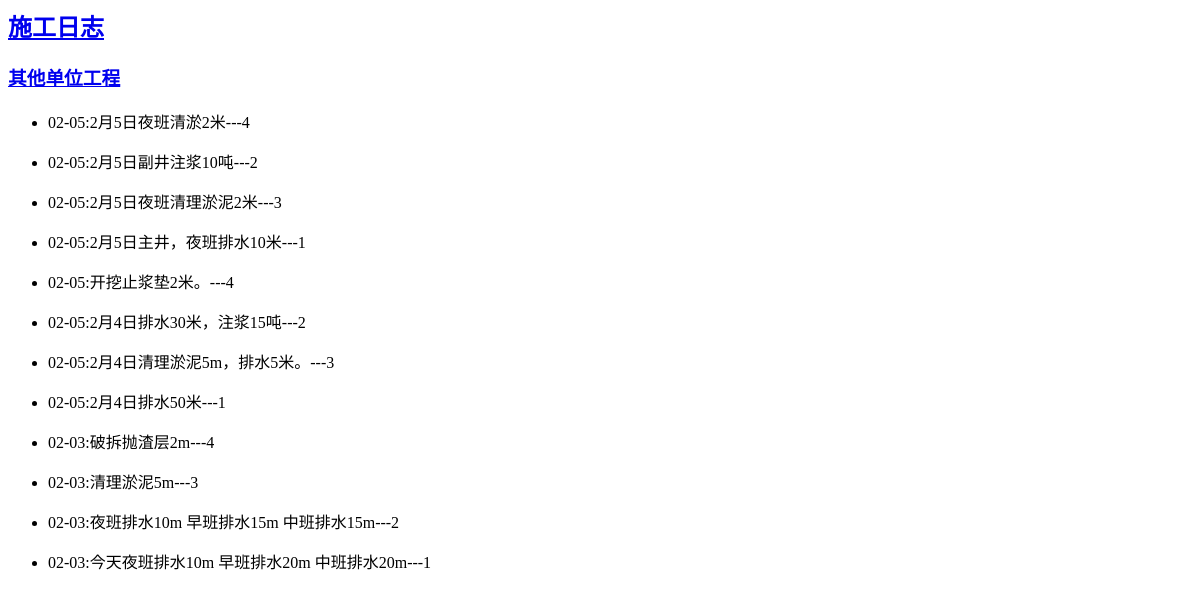
Page /entries/ on the earlier database version.
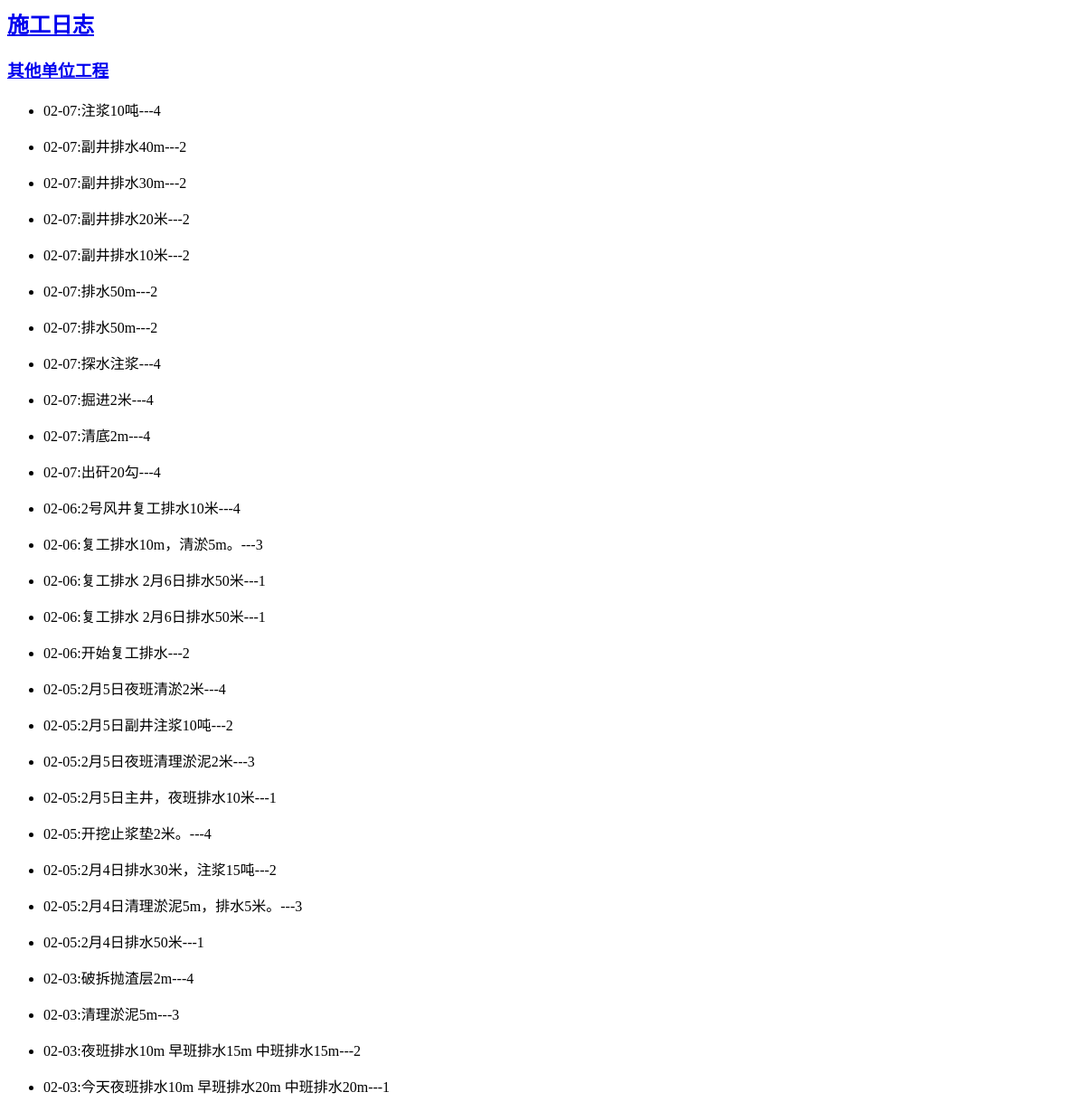
Same page on the later database version.
### note/models.py (models this page shows)
class Entry(models.Model):
    topic = models .ForeignKey(Topic, on_delete=models.CASCADE)
    text = models.TextField()
    date_added = models .DateTimeField(default=timezone.now)
    class Meta:
        verbose_name_plural = '施工日志'

### note/views.py (the view)
# urls.py: path('entries/', views.entries, name='entries'),
def entries(request):
    entries = Entry.objects.order_by('-date_added')
    context = {'entries': entries}
    return render(request, 'note/entries.html', context)

### note/templates/note/entries.html
{% extends "note/base.html" %}
{% block content %}
<ul>
  {% for entry in entries %}
    <li>
	<p>{{entry.date_added|date:'m-d'}}:{{ entry.text }}---{{entry.topic_id }}</p>
	</li>
  {% empty %}
    <li>请按时填报施工日志</li>
  {% endfor %}
</ul>
{% endblock content %}

Differences in the rows shown:
added Entry: date_added "02-07", text "注浆10吨", topic_id "4"
added Entry: date_added "02-07", text "副井排水40m", topic_id "2"
added Entry: date_added "02-07", text "副井排水30m", topic_id "2"
added Entry: date_added "02-07", text "副井排水20米", topic_id "2"
added Entry: date_added "02-07", text "副井排水10米", topic_id "2"
added Entry: date_added "02-07", text "排水50m", topic_id "2"
added Entry: date_added "02-07", text "排水50m", topic_id "2"
added Entry: date_added "02-07", text "探水注浆", topic_id "4"
added Entry: date_added "02-07", text "掘进2米", topic_id "4"
added Entry: date_added "02-07", text "清底2m", topic_id "4"
added Entry: date_added "02-07", text "出矸20勾", topic_id "4"
added Entry: date_added "02-06", text "2号风井复工排水10米", topic_id "4"
added Entry: date_added "02-06", text "复工排水10m，清淤5m。", topic_id "3"
added Entry: date_added "02-06", text "复工排水 2月6日排水50米", topic_id "1"
added Entry: date_added "02-06", text "复工排水 2月6日排水50米", topic_id "1"
added Entry: date_added "02-06", text "开始复工排水", topic_id "2"
